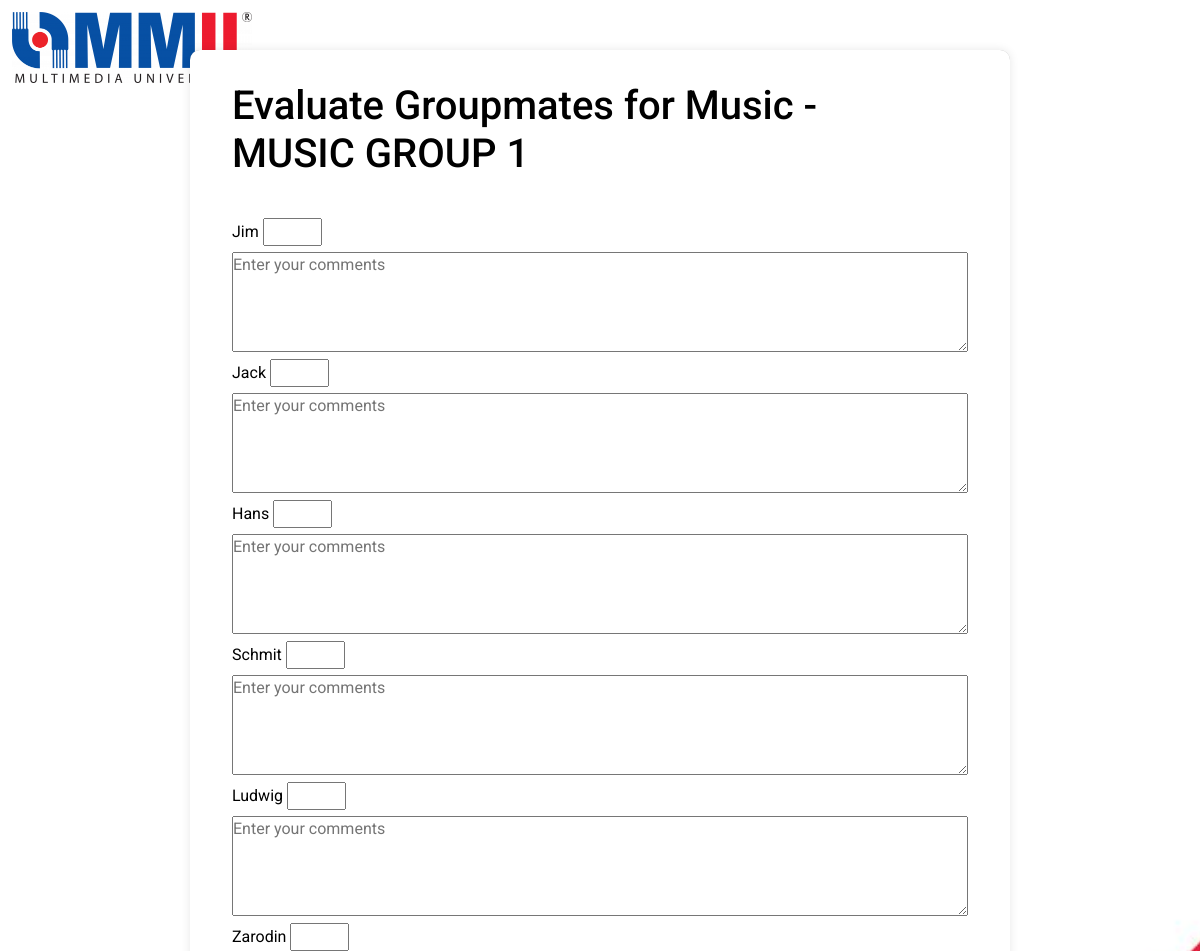
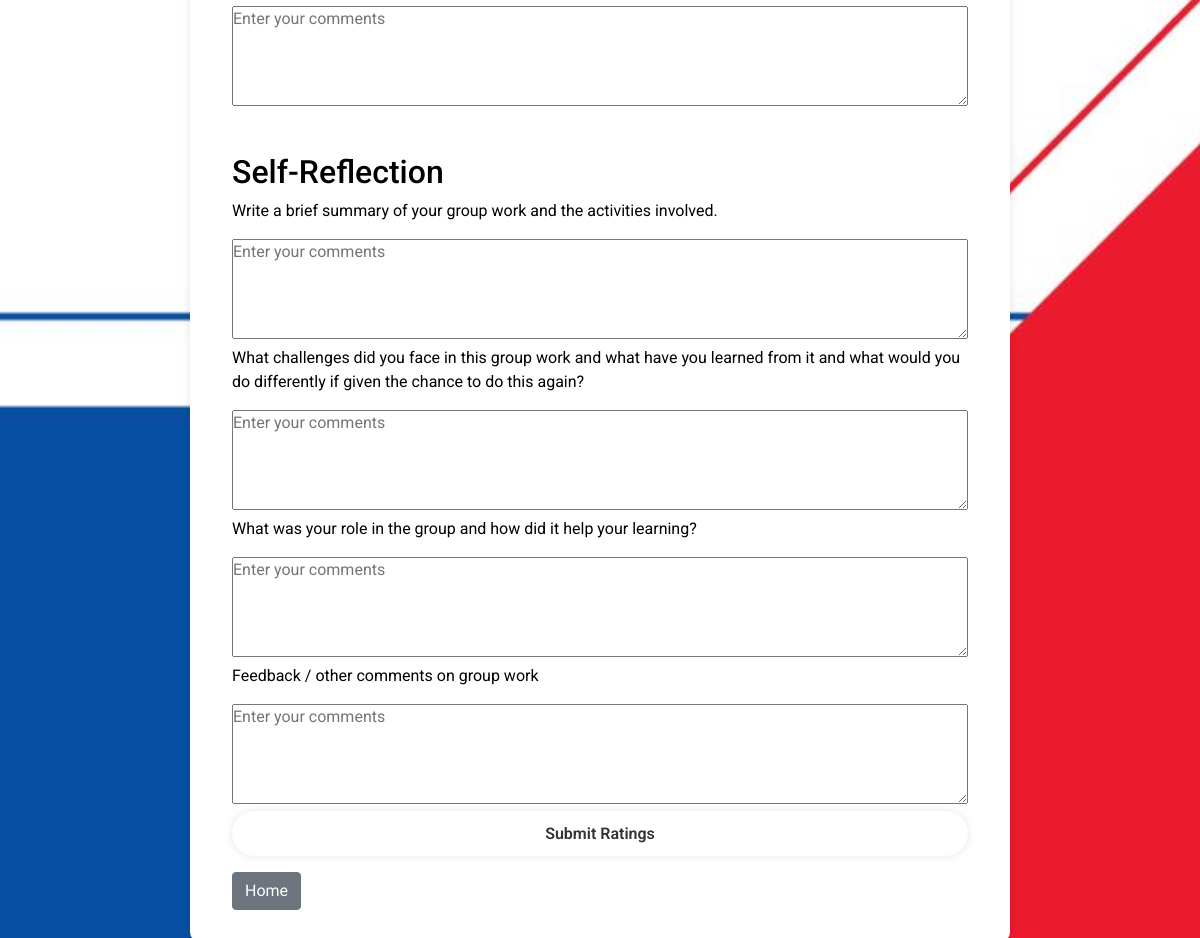
Page /evaluate_group/MUSICS0001/32 (signed in) on the committed database (2 pictures, top to bottom).
### tables this page shows
CREATE TABLE "Classes" (
	"class_id"	TEXT NOT NULL,
	"class_name"	TEXT NOT NULL,
	PRIMARY KEY("class_id")
);

CREATE TABLE "Groups" (
	"group_id"	INTEGER NOT NULL,
	"class_id"	TEXT,
	"group_name"	TEXT NOT NULL,
	FOREIGN KEY("class_id") REFERENCES "Classes"("class_id"),
	PRIMARY KEY("group_id" AUTOINCREMENT)
);

CREATE TABLE "Users" (
	"user_id"	INTEGER NOT NULL,
	"name"	TEXT NOT NULL,
	"email"	TEXT NOT NULL,
	"password"	TEXT NOT NULL,
	PRIMARY KEY("user_id" AUTOINCREMENT)
);

### app.py (the view)
@app.route('/evaluate_group/<class_id>/<group_id>', methods=['GET', 'POST'])
def evaluate_group(class_id, group_id):
    if "user_id" not in session:
        return redirect(url_for('login'))
    user_id = session["user_id"]
    conn = get_db_connection()
    cursor = conn.cursor()
    evaluator_id = session.get('user_id')
    cursor.execute("""
        SELECT * FROM Evaluate_self WHERE evaluator_id = ?
    """, (user_id,))
    evaluation_self_data = cursor.fetchone()
    if request.method == 'POST' and request.form:
        ratings = request.form.getlist('rating')
        comments = request.form.getlist('comment')
        evaluated_ids = request.form.getlist('evaluated_id')
        for i, evaluated_id in enumerate(evaluated_ids):
            rating = float(ratings[i])  # Ensure the rating is a float
            comment = comments[i]
            cursor.execute("""
                SELECT * FROM Evaluation
                WHERE evaluator_id = ? AND evaluated_id = ? AND class_id = ? AND group_id = ?
            """, (user_id, evaluated_id, class_id, group_id))
            evaluation = cursor.fetchone()
            if evaluation:
                cursor.execute("""
                    UPDATE Evaluation
                    SET rating = ?, comments = ?, id_edited = 1
                    WHERE evaluator_id = ? AND evaluated_id = ? AND class_id = ? AND group_id = ?
                """, (rating, comment, user_id, evaluated_id, class_id, group_id))
            else:
                cursor.execute("""
                    INSERT INTO Evaluation (evaluator_id, evaluated_id, class_id, group_id, rating, comments)
                    VALUES (?, ?, ?, ?, ?, ?)
                """, (user_id, evaluated_id, class_id, group_id, rating, comment))
        conn.commit()
        comments_self01 = request.form['comments_self01']
        comments_self02 = request.form['comments_self02']
        comments_self03 = request.form['comments_self03']
        comments_self04 = request.form['comments_self04']
        if evaluation_self_data:
            cursor.execute("""
                UPDATE Evaluate_self
                SET comments_self01 = ?, comments_self02 = ?, comments_self03 = ?, comments_self04 = ?
                WHERE evaluator_id = ? AND class_id = ? AND group_id = ?
            """, (comments_self01, comments_self02, comments_self03, comments_self04, user_id, class_id, group_id,))
        else:
            cursor.execute("""
                INSERT INTO Evaluate_self (evaluator_id, class_id, group_id, comments_self01, comments_self02, comments_self03, comments_self04)
                VALUES (?, ?, ?, ?, ?, ?, ?)
            """, (user_id, class_id, group_id, comments_self01, comments_self02, comments_self03, comments_self04))
        conn.commit()
        cursor.execute("SELECT COUNT(*) FROM group_members WHERE class_id = ? AND group_id = ?", (class_id, group_id))
        num_students = cursor.fetchone()[0]
        cursor.execute("SELECT evaluated_id, SUM(rating) as sum_rating FROM Evaluation WHERE class_id = ? AND group_id = ? GROUP BY evaluated_id", (class_id, group_id))
        ratings_sum = cursor.fetchall()
        sum_ratings_dict = {row['evaluated_id']: row['sum_rating'] for row in ratings_sum}
        cursor.execute("SELECT evaluator_id, evaluated_id, rating FROM Evaluation WHERE class_id = ? AND group_id = ?", (class_id, group_id))
        individual_ratings = cursor.fetchall()
        adjusted_ratings = {}
        for r in individual_ratings:
            evaluator_id = r['evaluator_id']
            evaluated_id = r['evaluated_id']
            rating = r['rating']
            sum_rating = sum_ratings_dict[evaluated_id]
            adjusted_rating = (rating / sum_rating) * 3 * num_students
            adjusted_ratings[(evaluator_id, evaluated_id)] = adjusted_rating
            cursor.execute("UPDATE Evaluation SET adjusted_rating = ? WHERE evaluator_id = ? AND evaluated_id = ? AND class_id = ? AND group_id = ?",
                           (adjusted_rating, evaluator_id, evaluated_id, class_id, group_id))
        conn.commit()
        student_names = {}
        for (evaluator_id, evaluated_id), adjusted_rating in adjusted_ratings.items():
            cursor.execute("SELECT name FROM Users WHERE user_id = ?", (evaluated_id,))
            student_name = cursor.fetchone()['name']
            student_names[evaluated_id] = student_name
        conn.close()
        return render_template('rating_result.html', adjusted_ratings=adjusted_ratings, class_id=class_id, group_id=group_id, current_user_id=user_id, student_names=student_names)
    else:
        try:
            print("group_id:", group_id)
            print("class_id:", class_id)
            print("user_id:", user_id)
            cursor.execute("""
                SELECT *
                FROM Evaluation
                WHERE Evaluation.group_id = ? AND Evaluation.class_id = ? AND Evaluation.evaluator_id= ?
            """, (group_id, class_id, user_id))
            evaluation_data = cursor.fetchall()
            print("Evaluation Data:", evaluation_data)
            cursor.execute("""
                SELECT u.user_id, u.name
                FROM group_members gm
                JOIN Users u ON gm.user_id = u.user_id
                WHERE gm.group_id = ? AND gm.class_id = ? AND u.user_id != ?
            """, (group_id, class_id, user_id))
            groupmates = cursor.fetchall()
            cursor.execute("""
                SELECT g.group_name, c.class_name
                FROM Groups g
                JOIN Classes c ON g.class_id = c.class_id
                WHERE g.group_id = ? AND c.class_id = ?
            """, (group_id, class_id))
            group_info = cursor.fetchone()
            cursor.execute("SELECT name FROM Users WHERE user_id = ?", (user_id,))
            user_name = cursor.fetchone()['name']
            groupmates.append({'user_id': user_id, 'name': user_name})
            conn.close()
            return render_template('evaluate_group.html', groupmates=groupmates, class_id=class_id, group_id=group_id, group_name=group_info['group_name'], class_name=group_info['class_name'], evaluation_data=evaluation_data, evaluation_self_data=evaluation_self_data)
        except Exception as e:
            print("Error:", e)

### app.py (called while the page is built)
def get_db_connection():
    conn = sqlite3.connect(DATABASE)
    conn.row_factory = sqlite3.Row
    return conn

### templates/evaluate_group.html (shortened to what this page needs)
<!doctype html>
<html>
<head>
    <link rel="stylesheet" type="text/css" href="{{ url_for('static', filename='style_EvaluationGroupPage.css') }}">
    <link rel='stylesheet' href='https://stackpath.bootstrapcdn.com/bootstrap/4.5.2/css/bootstrap.min.css'>
</head>
<head>
</head>
<nav class="MMU-logo">
    <a href='#' class="logo"><img src="/static/MMUlogo.png" alt="MMU Logo" style="width:50%;height:auto;"></a>
</nav>
<body>
    <div class= "wrapper">
        <div class="scrollable-item">
        <h1 class="Welcome">Evaluate Groupmates for {{ class_name }} - {{ group_name }}</h1>
    <nav class="rating">
        <form method="POST" action="{{ url_for('evaluate_group', class_id=class_id, group_id=group_id) }}">
        {% for groupmate in groupmates %}
            <div>
                <label>{{ groupmate['name'] }}</label>
                <input type="number" name="rating" min="1" max="5" step="0.1" value="{% for row in evaluation_data %}{% if row['evaluated_id'] == groupmate['user_id'] %}{{ row['rating'] }}{% endif %}{% endfor %}" required>
                <textarea name="comment" placeholder="Enter your comments">{% for row in evaluation_data %}{% if row['evaluated_id'] == groupmate['user_id'] %}{{ row['comments'] }}{% endif %}{% endfor %}</textarea>
        </div>
    </nav>
        {% endfor %}
    <nav class="comment">
        <div>
            <h2 class="reflection">Self-Reflection</h2>
            <p>Write a brief summary of your group work and the activities involved.</p>
            <textarea name="comments_self01" placeholder="Enter your comments">{{ evaluation_self_data['comments_self01'] }}</textarea>
            <p>What challenges did you face in this group work and what have you learned from it and what would you do differently if given the chance to do this again?</p>
            <textarea name="comments_self02" placeholder="Enter your comments">{{ evaluation_self_data['comments_self02'] }}</textarea>
            <p>What was your role in the group and how did it help your learning?</p>
            <textarea name="comments_self03" placeholder="Enter your comments">{{ evaluation_self_data['comments_self03'] }}</textarea>
            <p>Feedback / other comments on group work</p>
            <textarea name="comments_self04" placeholder="Enter your comments">{{ evaluation_self_data['comments_self04'] }}</textarea>
    </nav>
        </div>
        <button class="button">Submit Ratings</button>
    <div>
        <a href="{{ url_for('home_stu') }}" class="btn btn-secondary mt-3">Home</a>
    </div>
</div>
</body>
</html>

### static/style_EvaluationGroupPage.css (style rules this page uses)
* { margin: 0; padding: 0; box-sizing: border-box; font-family: "Roboto", sans-serif; }
body { display: flex; justify-content: center; min-height: 100vh; background: url(LoginBg.jpg) no-repeat; background-attachment: fixed; background-size: cover; background-position: center; image-resolution: 1080; }
.MMU-logo { padding-top: 1%; padding-left: 1%; position: fixed; top: 0; left: 0; }
.rating { margin-top: 40px; margin-left: 0px; display: flex; flex-direction: column; align-items: left; }
.comment { margin-top: 40px; margin-left: 0px; display: flex; flex-direction: column; align-items: left; }
.wrapper { margin: 50px; width: 820px; height: auto; background: white; color: black; border: 2px solid rgba(255, 255, 255, .2); backdrop-filter: contrast(50%); box-shadow: 0 0 10px rgba(0, 0, 0, .1); border-radius: 10px; padding: 30px 40px; }
.Welcome { position: relative; padding-right: 50px; }
.button { width: 100%; height: 45px; background: transparent; border: none; outline: none; border-radius: 40px; box-shadow: 0 0 10px rgba(0, 0, 0, .1); cursor: pointer; font-size: 16px; color: #333; font-weight: 600; }
label { flex: 0 0 30%; }
textarea { flex: 1; width: 100%; height: 100px; }

### rows in the picture
Classes: class_name "Music"
Groups: group_name "MUSIC GROUP 1"
Users: name "Jim"
Users: name "Jack"
Users: name "Hans"
Users: name "Schmit"
Users: name "Ludwig"
Users: name "Zarodin"
